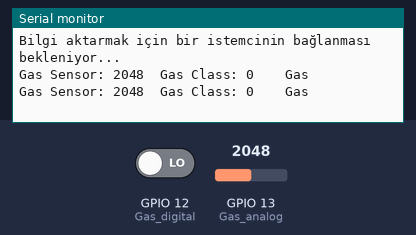
Simulated run of this sketch. Board: ESP32. Parts: the last lines printed to the serial monitor. Inputs (shaded band) come from the test bench; at power-on: GPIO 13 (Gas_analog) = 2048, GPIO 12 (Gas_digital) LOW. Nothing arrives over Bluetooth unless stated; a phone connects over Bluetooth LE 3 s after start.

Above: at 1.8 s.
1.9 s: GPIO 13 (Gas_analog) set to 1041
At 2.8 s:
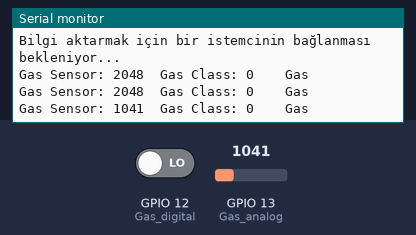
5.6 s: GPIO 13 (Gas_analog) set to 937
At 6.41 s:
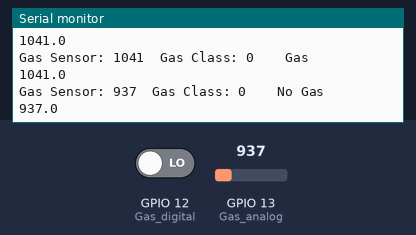

Measured:
- the behaviour switches between 1001 and 1000 on GPIO 13 (Gas_analog) (found by bisection; images 1 and 2)
- after the input at 1.9 s, the serial monitor: prints a new line after 0.10 s (image 1)
- after the input at 5.6 s, the serial monitor: prints a new line after 0.81 s (image 2)

The sketch:

mq5_ble.ino
```cpp
#include <BLEDevice.h>
#include <BLEServer.h>
#include <BLEUtils.h>
#include <BLE2902.h>

BLEServer* pServer = NULL;
BLECharacteristic* pCharacteristic = NULL;

bool deviceConnected = false;
bool oldDeviceConnected = false;
int value = 0;


#define SERVICE_UUID        "c8a79586-930c-40af-af43-ea57c96ebfc3"
#define CHARACTERISTIC_UUID "18670649-822f-4db3-80e9-fdb2945fa641"


class MyServerCallbacks: public BLEServerCallbacks {
    void onConnect(BLEServer* pServer) {
      deviceConnected = true;
    };

    void onDisconnect(BLEServer* pServer) {
      deviceConnected = false;
    }
};


int Gas_analog = 13;
int Gas_digital = 12;

void setup() {

  Serial.begin(115200);
  pinMode(Gas_digital, INPUT);


  BLEDevice::init("ESP32");

  pServer = BLEDevice::createServer();
  pServer->setCallbacks(new MyServerCallbacks());

  BLEService *pService = pServer->createService(SERVICE_UUID);

  // BLE karakteristiğini oluşturalım
  pCharacteristic = pService->createCharacteristic(
                      CHARACTERISTIC_UUID,
                      BLECharacteristic::PROPERTY_READ   |
                      BLECharacteristic::PROPERTY_WRITE  |
                      BLECharacteristic::PROPERTY_NOTIFY |
                      BLECharacteristic::PROPERTY_INDICATE
                    );

  pCharacteristic->addDescriptor(new BLE2902());

  pService->start();

  // Yayın yapmayı başlatalım
  BLEAdvertising *pAdvertising = BLEDevice::getAdvertising();
  pAdvertising->addServiceUUID(SERVICE_UUID);
  pAdvertising->setScanResponse(false);
  pAdvertising->setMinPreferred(0x0);
  BLEDevice::startAdvertising();
  Serial.println("Bilgi aktarmak için bir istemcinin bağlanması bekleniyor...");
}

void loop() {

 int gassensorAnalog = analogRead(Gas_analog);
 int gassensorDigital = digitalRead(Gas_digital);

  Serial.print("Gas Sensor: ");
  Serial.print(gassensorAnalog);
  Serial.print("\t");
  Serial.print("Gas Class: ");
  Serial.print(gassensorDigital);
  Serial.print("\t");
  Serial.print("\t");

  if (gassensorAnalog > 1000) {
    Serial.println("Gas");
    delay(1000);
  }
  else {
    Serial.println("No Gas");
  }


  //eğer bir istemci bağlanmışsa
  if (deviceConnected) {
    char gonderilecek[8];
    dtostrf(gassensorAnalog, 2, 1, gonderilecek); //float bir veriyi char dizisine çeviriyoruz
    pCharacteristic->setValue(gonderilecek);//bu komut ile hazırlanıp
    pCharacteristic->notify();//bu komut ile gönderiliyor
    Serial.println(gonderilecek);

    delay(100);
  }

  // disconnect olma durumlarında
  if (!deviceConnected && oldDeviceConnected) {
    delay(500); // bluetooth katına biraz süre tanımak için
    pServer->startAdvertising(); // tekrar kendini yayınlamaya başlatalım
    Serial.println("Yayın başlatıldı");
    oldDeviceConnected = deviceConnected;
  }
  // Tekrar Bağlanma durumunda
  if (deviceConnected && !oldDeviceConnected) {
    // değişkenleri güncelle
    oldDeviceConnected = deviceConnected;
  }
}
```
